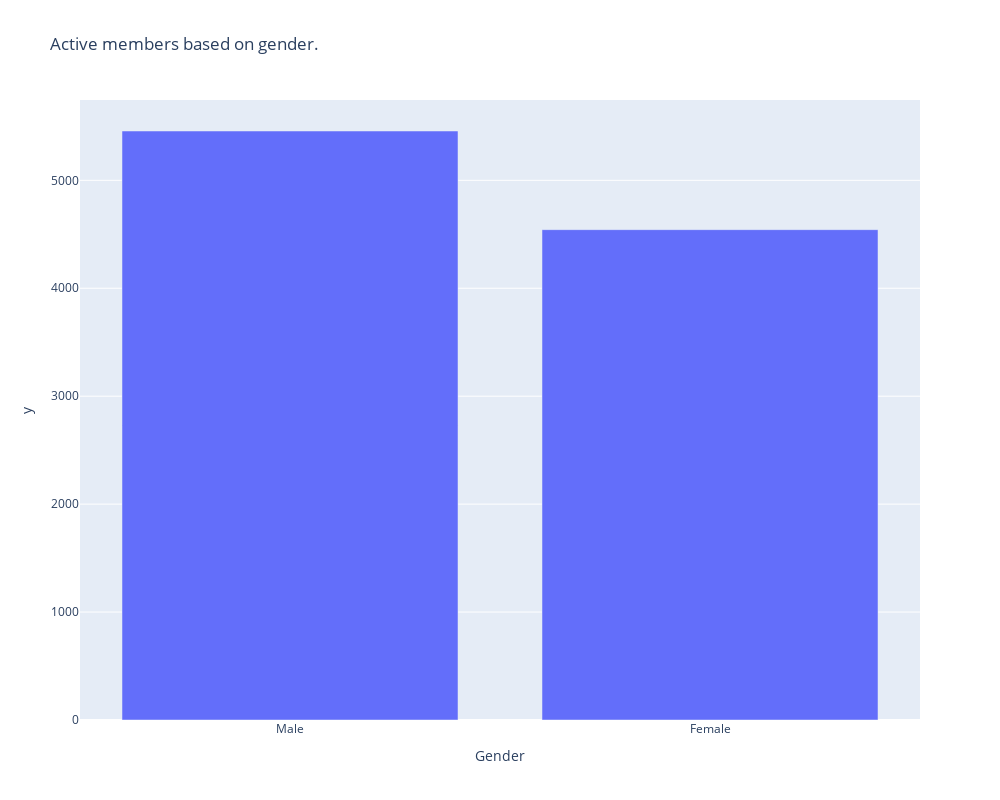

The notebook cell this image was saved under:
### Code cell
fig=px.bar(gender_dist,x=gender_dist.index,y=gender_dist.values,title="Active members based on gender.")
fig.update_layout(width=1000,height=800)
fig.write_html("Active customers based on gender.html")

fig.show()

### Figure 1 — Plotly figure (JSON) as saved in the notebook; plotly's stock layout.template omitted (floating-point values rounded to 4 significant figures)
{"data": [{"alignmentgroup": "True", "hovertemplate": "Gender=%{x}<br>y=%{y}<extra></extra>", "legendgroup": "", "marker": {"color": "#636efa", "pattern": {"shape": ""}}, "name": "", "offsetgroup": "", "orientation": "v", "showlegend": false, "textposition": "auto", "type": "bar", "x": ["Male", "Female"], "xaxis": "x", "y": [5457, 4543], "yaxis": "y"}], "layout": {"barmode": "relative", "height": 800, "legend": {"tracegroupgap": 0}, "title": {"text": "Active members based on gender."}, "width": 1000, "xaxis": {"anchor": "y", "domain": [0, 1], "title": {"text": "Gender"}}, "yaxis": {"anchor": "x", "domain": [0, 1], "title": {"text": "y"}}}}
